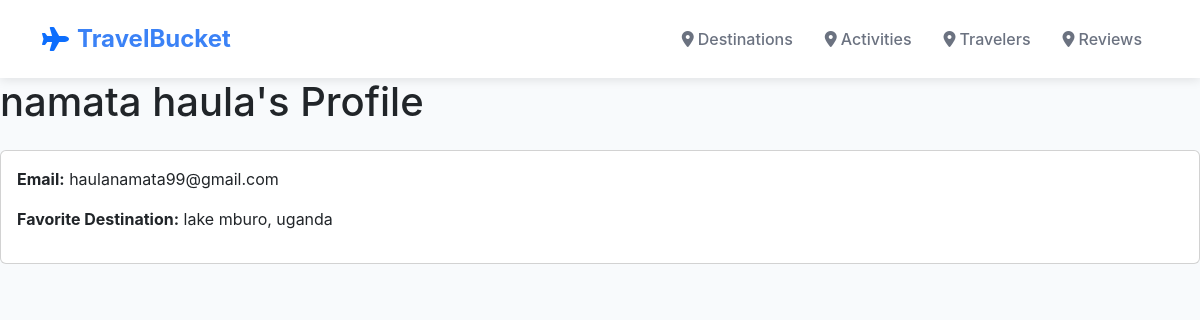
The page /travelers/1/ on the database its author committed.
### explorer/models.py (models this page shows, shortened)
class Traveler(models.Model):
    name = models.CharField(max_length=100)
    email = models.EmailField()
    favorite_destination = models.ForeignKey(Destination, on_delete=models.SET_NULL, null=True, blank=True)

class Destination(models.Model):
    name = models.CharField(max_length=100)
    country = models.CharField(max_length=100)
    description = models.TextField()
    best_season = models.CharField(max_length=50)
    image = models.ImageField(upload_to='destinations/', null=True, blank=True)

### explorer/views.py (the view)
# urls.py: path('travelers/<int:traveler_id>/', views.traveler_profile, name='traveler_profile'),
def traveler_profile(request, traveler_id):
    traveler = get_object_or_404(Traveler, pk=traveler_id)
    return render(request, 'explorer/traveler_profile.html', {'traveler': traveler})

### explorer/templates/explorer/traveler_profile.html (shortened to what this page needs)
{% extends 'explorer/base.html' %}
{% block content %}
<h1 class="mb-4">{{ traveler.name }}'s Profile</h1>
<div class="card">
    <div class="card-body">
        <p><strong>Email:</strong> {{ traveler.email }}</p>
        <p><strong>Favorite Destination:</strong> {% if traveler.favorite_destination %}{{ traveler.favorite_destination.name }}, {{ traveler.favorite_destination.country }}{% else %}None selected{% endif %}</p>
    </div>
</div>
{% endblock %}

### explorer/templates/explorer/base.html (style rules this page uses)
:root { --primary-blue: #3b82f6; --secondary-blue: #1e40af; --light-blue: #e0f2fe; --text-gray: #6b7280; --dark-gray: #374151; }
body { font-family: -apple-system, BlinkMacSystemFont, 'Segoe UI', Roboto, sans-serif; background-color: #f8fafc; }

### rows shown on the page
Traveler: name "namata haula", email "haulanamata99@gmail.com", favorite_destination.name "lake mburo", favorite_destination.country "uganda"
